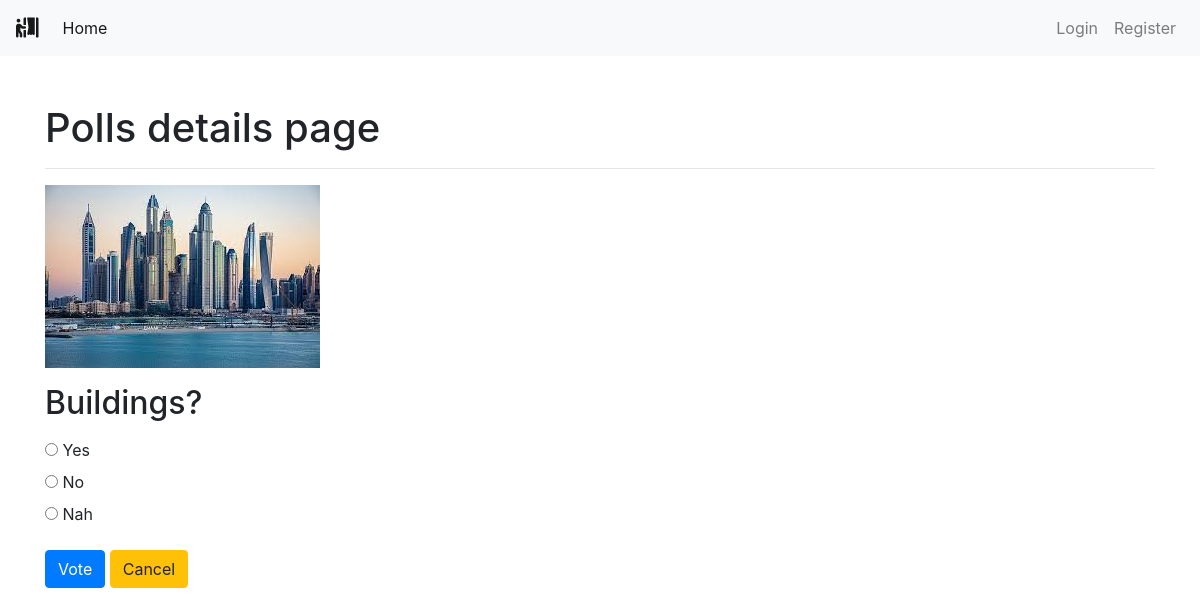
Screenshot of /polls/12/ with the database file from the repository.
### polls/models.py (models this page shows, shortened)
class Poll(models.Model):
    owner = models.ForeignKey(User, on_delete=models.CASCADE)
    text = models.TextField()
    pub_date = models.DateTimeField(default=timezone.now)
    active = models.BooleanField(default=True)
    created_at = models.DateTimeField(auto_now_add=True)
    image = models.ImageField(upload_to='polls_images/', blank=True, null=True)

class Choice(models.Model):
    poll = models.ForeignKey(Poll, on_delete=models.CASCADE)
    choice_text = models.CharField(max_length=255)
    created_at = models.DateTimeField(auto_now_add=True)
    updated_at = models.DateTimeField(auto_now=True)

### polls/views.py (the view)
# urls.py: path('<int:poll_id>/', views.poll_detail, name='detail'),
def poll_detail(request, poll_id):
    poll = get_object_or_404(Poll, id=poll_id)
    if not poll.active:
        return render(request, 'polls/poll_result.html', {'poll': poll})
    loop_count = poll.choice_set.count()
    context = {
        'poll': poll,
        'loop_time': range(0, loop_count),
    }
    return render(request, 'polls/poll_detail.html', context)

### polls/templates/polls/poll_detail.html (shortened to what this page needs)
{% extends 'base.html' %}
{% block content %}
<div class="container">
    <h1>Polls details page</h1>
    <hr>
    {% if poll.image %}
        <img src="{{ poll.image.url }}" alt="{{ poll.text }}" style="max-width: 100%; height: auto;">
    {% endif %}
    <h2 class="mt-3 mb-3">{{ poll.text }}</h2>
    <form action="{% url 'polls:vote' poll.id %}" method="POST">
        {% for choice in poll.choice_set.all %}
            <input type="radio" name="choice" id="choice{{ forloop.counter }}" value="{{ choice.id }}">
            <label for="choice{{ forloop.counter }}">{{ choice.choice_text }}</label>
            <br>
        {% endfor %}
        <input type="submit" value="Vote" class="btn btn-primary mt-3">
        <a class="btn btn-warning mt-3" href="{% url 'polls:list' %}" role="button">Cancel</a>
    </form>
</div>
{% endblock content %}

### rows the page displays
Poll: image (picture), text "Buildings?"
Choice: choice_text "Yes"
Choice: choice_text "No"
Choice: choice_text "Nah"
